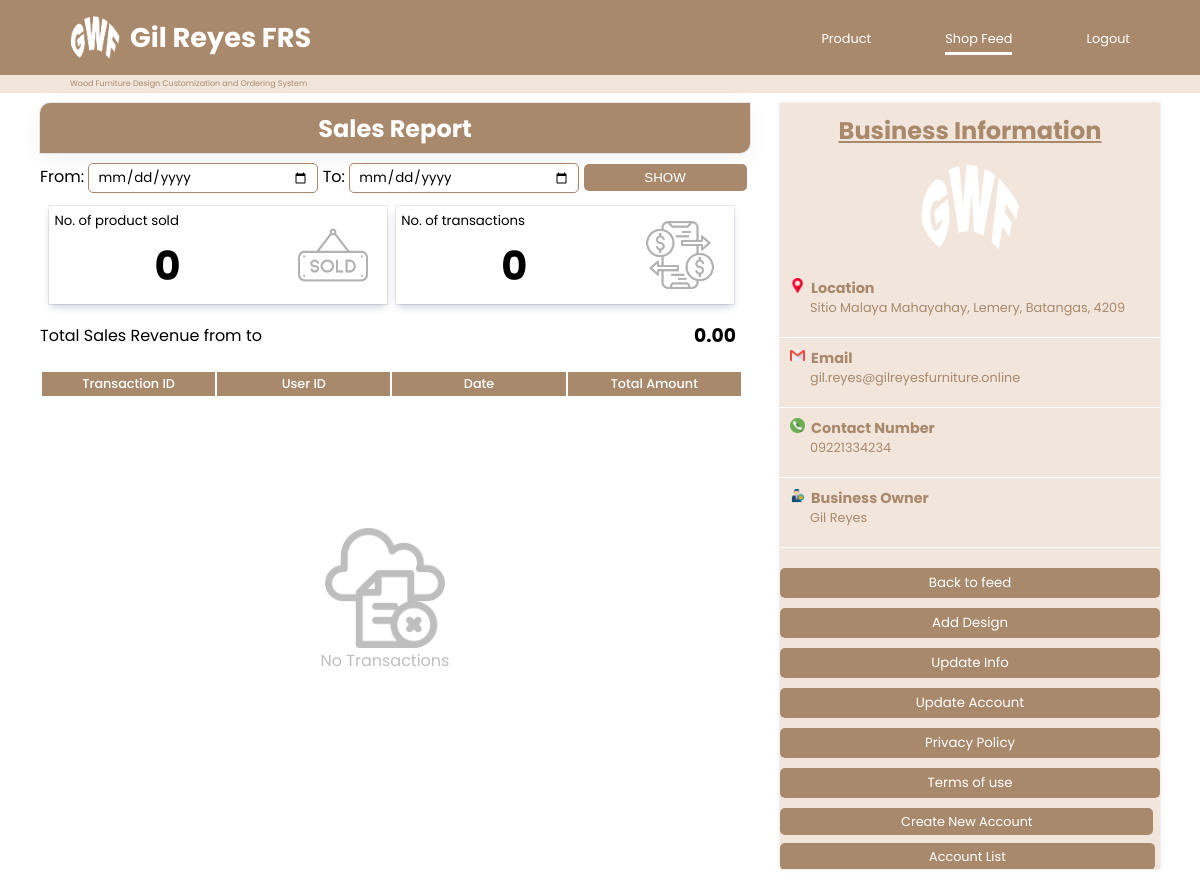
The app's page /src/sys-admin/feed-profile-page/sales-report-res.php (signed in) with its own data.
### tables this page shows
CREATE TABLE `tb_shopinfo` (
  `id` int(11) NOT NULL,
  `name` varchar(50) NOT NULL,
  `address` varchar(50) NOT NULL,
  `email` varchar(50) NOT NULL,
  `contact_no` varchar(15) NOT NULL,
  `profile_pic` varchar(255) NOT NULL
);

### src/php-database/shopinfo.php (called while the page is built)
<?php
    require_once 'dbconnect.php';
    $query = "SELECT * FROM tb_shopinfo";
    $result = mysqli_query($conn, $query);
?>

### src/php-database/admin-session.php (called while the page is built, shortened)
<?php
    require 'dbconnect.php';
    $user_check=$_SESSION['login_admin'];
    $ses_sql=mysqli_query($conn,"select * from tb_admin where email='$user_check'");
    $row=mysqli_fetch_array($ses_sql,MYSQLI_ASSOC);
    $loggedin_id=$row['id'];
?>

### src/sys-admin/feed-profile-page/sales-report-res.php (the view, shortened to what this page needs)
<?php include '../../php-database/admin-session.php'; ?>
<!DOCTYPE html>
<html lang="en">
<head>
    <link rel="stylesheet" href="adminProfile.css?v=<?php echo time(); ?>">
</head>
<body>
    <header>
        <div class="app-name">
            <a href="">
                <img src="../../../image/logo.png" alt="">
                <h1>Gil Reyes FRS</h1>
            </a>
        </div>
        <nav>
            <a class="a" href="../product-page/adminProduct.php">Product</a>
            <a class="a" href="" style="border-bottom: 3px solid white; padding-bottom: 5px;">Shop Feed</a>
            <a class="a"href="../../php-database/admin-logout.php">Logout</a>
        </nav>
    </header>
    <div class="divider">
        <p>Wood Furniture Design Customization and Ordering System</p>
    </div>
    <main>
        <div class="container">
            <section class="post-cont">
                <?php
                    include '../../php-database/dbconnect.php';
                    $to=$_GET['to'];
                    $from=$_GET['from'];
                ?>
                <div class="form-cont">
                    <h1>Sales Report</h1>
                </div>
                <div class="category">
                    <form action="<?php echo htmlspecialchars($_SERVER['PHP_SELF']); ?>" method="get">
                        <label for="from">From: </label>
                        <input type="date" name="from" id="from" value="<?php echo $from ?>">
                        <label for="to">To: </label>
                        <input type="date" name="to" id="to" value="<?php echo $to ?>">
                        <input type="submit" value="SHOW">
                    </form>
                </div>
                <div class="user-post-cont">
                    <div class="trans-tally">
                        <div class="sold tally-cont">
                                <div class="tally-text">
                                    <div>
                                        <h5>No. of product sold</h5>
                                    </div>
                                    <?php
                                        $sql5 = "SELECT SUM(order_qty) AS total FROM tb_ordercompleted WHERE date BETWEEN '$from' AND '$to'";
                                        $res5 = mysqli_query($conn, $sql5);
                                        while($ps = mysqli_fetch_assoc($res5)){
                                            $nps=$ps['total'];
                                            if($nps == NULL){
                                                echo "<div class='res'><h1>0</h1></div>";
                                            }else{
                                                echo "<div class='res'><h1>$nps</h1></div>";
                                            }
                                        }
                                    ?>
                                </div>
                                <div class="tally-icon">
                                    <img src="../../../image/icon/sold-out.png" alt="" width="70px">
                                </div>
                            </div>
                            <div class="transaction-no tally-cont">
                                <div class="tally-text">
                                    <div>
                                        <h5>No. of transactions</h5>
                                    </div>
                                    <?php
                                        $sql6 = "SELECT COUNT(order_qty) AS total_trans FROM tb_ordercompleted WHERE date BETWEEN '$from' AND '$to'";
                                        $res6 = mysqli_query($conn, $sql6);
                                        while($ps6 = mysqli_fetch_assoc($res6)){
                                            $nps6=$ps6['total_trans'];
                                            echo "<div class='res'><h1>$nps6</h1></div>";
                                        }
                                    ?>
                                </div>
                                <div class="tally-icon">
                                    <img src="../../../image/icon/transaction.png" alt="" width="70px">
                                </div>
                            </div>
                    </div>
                    <div class="total-sale">
                        <div class="total-sale-desc"><p>Total Sales Revenue from <b><?php echo $from; ?></b> to <b><?php echo $to; ?></b></p></div>
                        <div class="total-sale-res">
                            <?php
                                $sql7 = "SELECT SUM(total_price) AS tprice FROM tb_ordercompleted WHERE date BETWEEN '$from' AND '$to'";
                                $res7 = mysqli_query($conn, $sql7);
                                while($ps7 = mysqli_fetch_assoc($res7)){
                                    $nps7=$ps7['tprice'];
                                    if($nps7 == NULL){
                                        echo "<h3>0.00</h3>";
                                    }else{
                                        echo "<h3>$nps7.00</h3>";
                                    }
                                }
                            ?>
                        </div>
                    </div>
                    <div class="trans-table">
                        <table>
                            <tr class="table-head">
                                <th width="25%">Transaction ID</th>
                                <th width="25%">User ID</th>
                                <th width="25%">Date</th>
                                <th width="25%">Total Amount</th>
                            </tr>
                            <?php
                                $sql8 = "SELECT * FROM tb_ordercompleted WHERE date BETWEEN '$from' AND '$to'";
                                $res8 = mysqli_query($conn, $sql8);
                                if (mysqli_num_rows($res8) == 0) {
                                    echo "<div class='nodata' style='position: absolute; width: 690px; height: 50vh; display: flex; justify-content: center; align-items: center; flex-direction: column; text-align: center; opacity: 25%;'>
                                        <img src='../../../image/icon/file.png' width='120px' height='120px'>
                                        <p>No Transactions</p>
                                        </div>";
                                    }
                            ?>
                        </table>
                    </div>
                </div>
            </section>
            <section class="shopinfo-cont">
                <div class="shopinfo">
                    <?php include '../../php-database/shopinfo.php';
                        while($row = mysqli_fetch_assoc($result)) {
                    ?>
                    <h1><u>Business Information</u></h1>
                    <div class="profile-pic">
                        <img src="../../../image/logo.png" alt="" width="100px" height="100px">
                    </div>
                    <h3><img src="../../../image/icon/placeholder.png" alt="" width="15" height="15">&nbsp&nbspLocation</h3>
                    <p><?php echo $row["address"]; ?></p>
                    <div class="info-line"></div>
                    <h3><img src="../../../image/icon/gmail.png" alt="" width="15" height="15">&nbsp&nbspEmail</h3>
                    <p><?php echo $row["email"]; ?></p>
                    <div class="info-line"></div>
                    <h3><img src="../../../image/icon/phone (1).png" alt="" width="15" height="15">&nbsp&nbspContact Number</h3>
                    <p><?php echo $row["contact_no"]; ?></p>
                    <div class="info-line"></div>
                    <h3><img src="../../../image/icon/owner.png" alt="" width="15" height="15">&nbsp&nbspBusiness Owner</h3>
                    <p><?php echo $row["name"]; ?></p>
                    <div class="info-line"></div>
                    <button onclick="window.location.href='adminProfile.php';">Back to feed</button>
                    <button onclick="window.location.href='../existing-design/existing-design.php';">Add Design</button>
                    <?php
                        $sql6 = "SELECT * FROM tb_admin WHERE id = '$loggedin_id'";
                        $result2 = mysqli_query($conn, $sql6);
                            while($row2 = mysqli_fetch_assoc($result2)) {
                            if($row2['position'] == "ADMIN"){
                                echo '<button onclick="openBusinessInfo()">Update Info</button>';
                            }else {
                                echo "";
                            }
                        }
                    ?>
                    <button onclick="openAccountInfo()">Update Account</button>
                    <button onclick="window.location.href='../../sys-user/terms-and-policy/privacy-policy.php';">Privacy Policy</button>
                    <button onclick="window.location.href='../../sys-user/terms-and-policy/terms-and-conditions.php';">Terms of use</button>
                    <?php
                        $sql6 = "SELECT * FROM tb_admin WHERE id = '$loggedin_id'";
                        $result2 = mysqli_query($conn, $sql6);
                            while($row2 = mysqli_fetch_assoc($result2)) {
                            if($row2['position'] == "ADMIN"){
                                echo "<a href='add-admin.php''>Create New Account</a><div class='margin-a'></div>";
                                echo "<a href='account-list.php'' class='a-list'>Account List</a>";
                            }else {
                                echo "";
                            }
                        }
                    ?>
                </div>
            </section>
                                <?php } ?>
        </div>
    </main>
</body>
</html>

### records on screen
tb_shopinfo: address "Sitio Malaya Mahayahay, Lemery, Batangas, 4209", email "gil.reyes@gilreyesfurniture.online", contact_no "09221334234", name "Gil Reyes"

### other values on screen
$nps6 "0"
